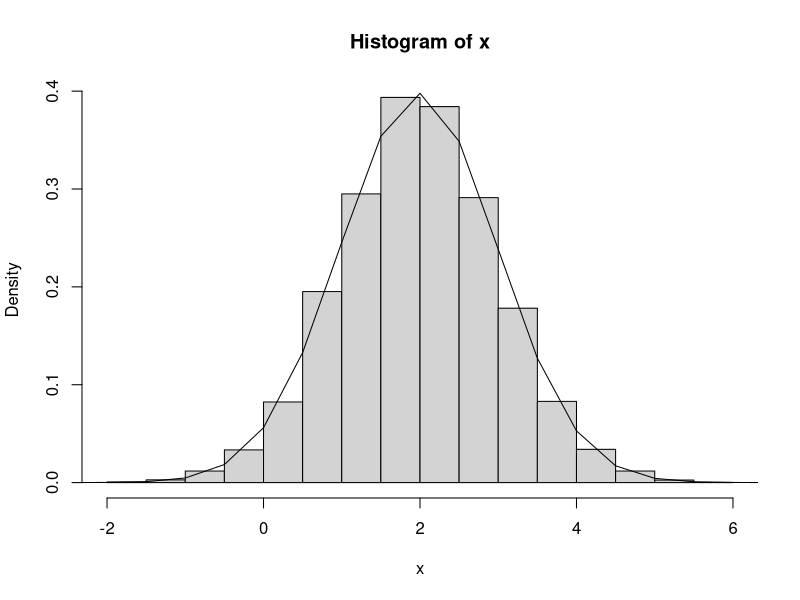
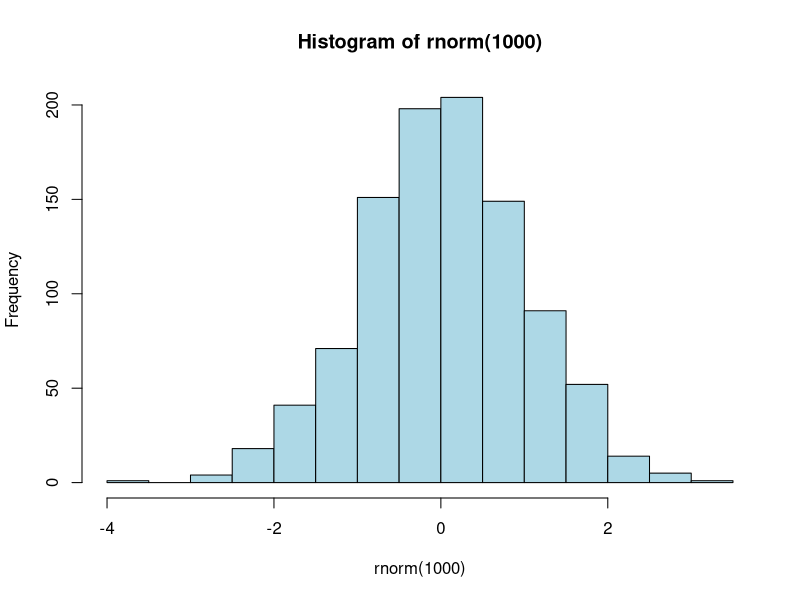
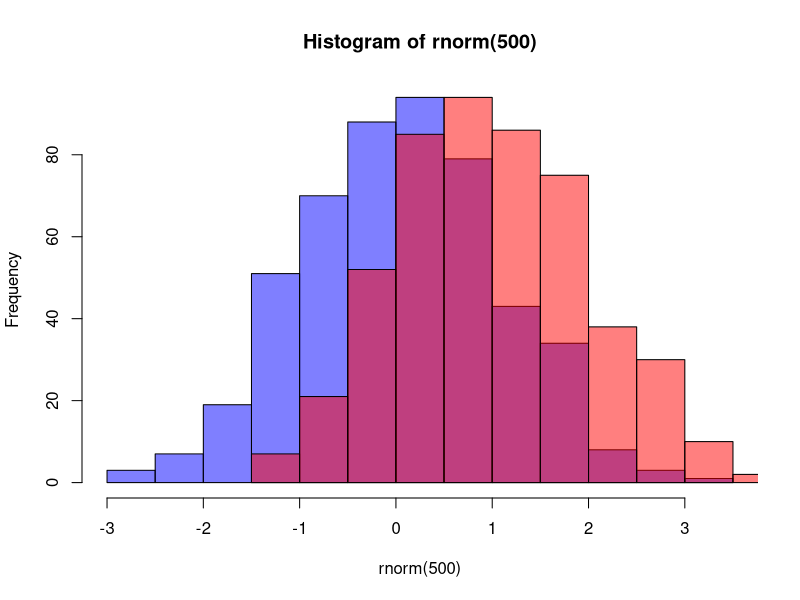
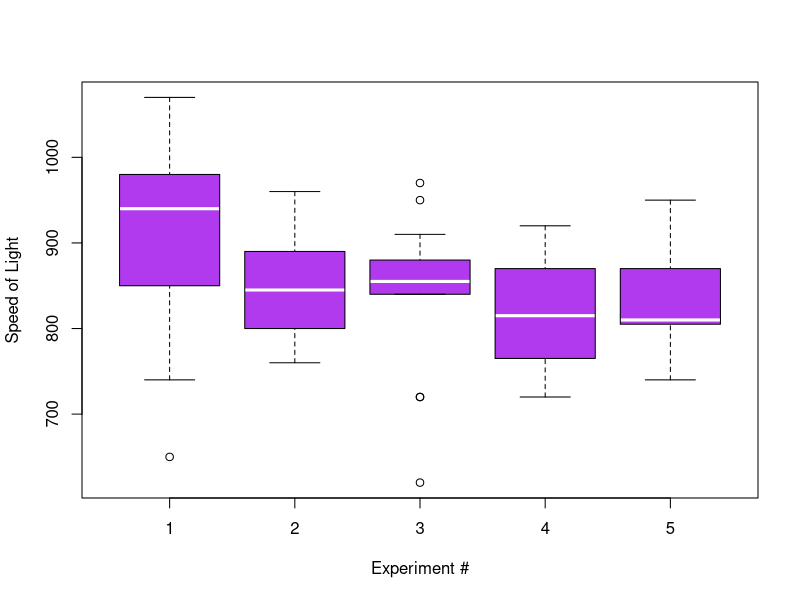
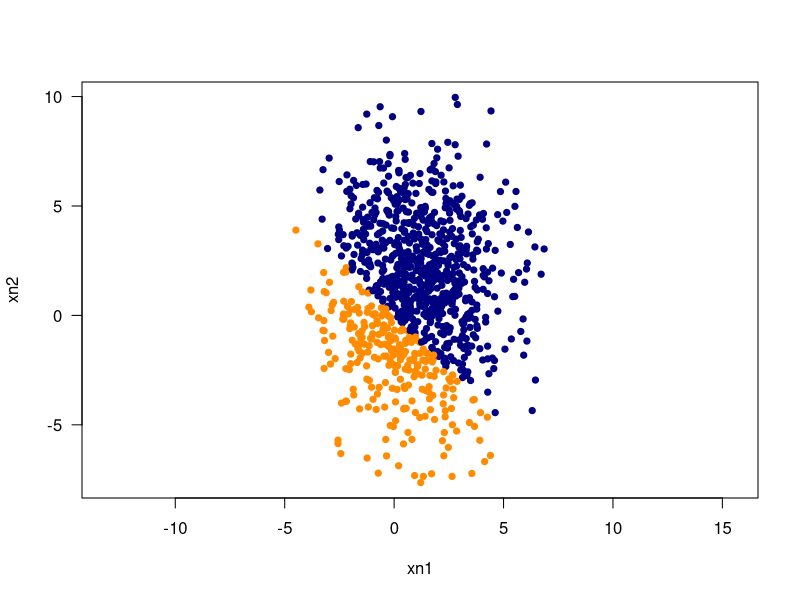
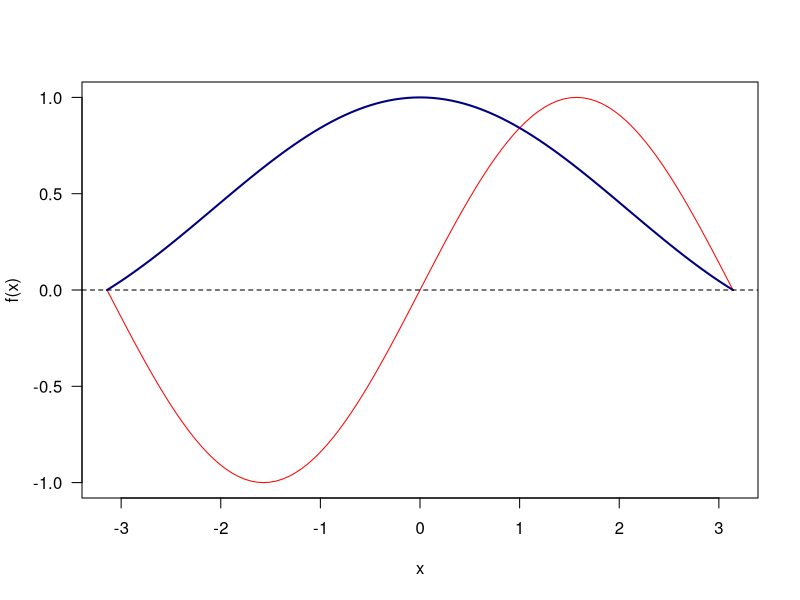
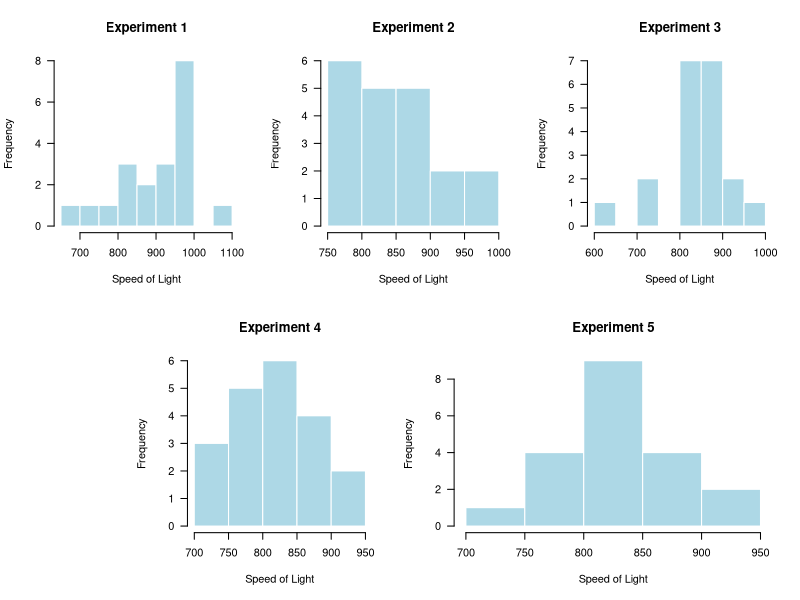

The R source for these figures, in order:
## ---- chunk 1
#| label: setup
#| include: false
x <- rnorm(10000, mean=2,sd=1) # Array of random numbers
MU <- mean(x)
SD <- sd(x)
X <- seq(from =-8, to=8,by= 0.5 )
Y <- dnorm(X,mean=MU, sd=SD)
hist(x, freq=FALSE)
lines(X,Y) 
## ---- chunk 2
?plot
## ---- chunk 3
example(hist)
## ---- chunk 4
u <- sqrt(2); u*u ==2
u*u-2
all.equal(u*u,2)
identical(u*u,2)
## ---- chunk 5
x <- 45; y<- 50
if (x<y){
    
}
## ---- chunk 6
# assignment operator
x <- 5
x

# numeric, integer, character
x <- 4.7; x
y <- 1L; typeof(y)
z <- "Test"; typeof(z)

# length and sequences
v <- 1:5; length(v); v
v2 <- seq(0, 1, by = 0.25); v2
## ---- chunk 7
# concatenation and named vectors
x <- c(3, 7, 9); class(x)
probe <- c(4,7,6,5,6,7); length(probe)
n <- c(a = 1, b = 2, c = 3)
names(n) <- c('a','b','c')
setNames(1:3, c('a','b','c'))

# logical indexing
x <- -5:5
l.positive <- x > 0
x[l.positive]
## ---- chunk 8
v1 <- c(-4.5, NaN, exp(Inf))
is.nan(v1); is.infinite(v1); is.na(v1)
## ---- chunk 9
colors <- factor(c('red','blue','red','green','blue'))
colors

size <- factor(c('small','medium','large','medium'), levels = c('small','medium','large'))
size

# ordered factor
grade <- ordered(c('high','low','medium','medium'), levels = c('low','medium','high'))
summary(grade)
## ---- chunk 10
counts <- c(25,12,7,4,6,2,1,0,2)
names(counts) <- 0:(length(counts)-1)
str(counts)
# remove names
names(counts) <- NULL

l1 <- list(index = 1:3, text = "one list element")
str(l1)
## ---- chunk 11
# create matrices
m1 <- matrix(1:12, nrow = 3); m1
m2 <- matrix(1:12, nrow = 3, byrow = TRUE); m2

# change dimensions
v1 <- 1:20; dim(v1) <- c(4,5); v1

# indexing and subsetting
(S <- matrix(1:9, nrow = 3))
S[c(1,3), ]
colnames(S) <- c('S1','S2','S3')
S[c(TRUE, FALSE, TRUE), c('S1','S3')]

# linear algebra
C <- matrix(c(1,2,4,2,1,1,3,1,2), nrow = 3)
Cinv <- solve(C); Cinv %*% C

# systems
(A <- matrix(c(3,1,4,2), nrow = 2))
(k <- matrix(c(12,8), nrow = 2))
(v <- solve(A,k))
## ---- chunk 12
ar <- array(1:24, dim = c(2,4,3))
# reshape
dim(ar) <- c(4,6)
## ---- chunk 13
# lists
l1 <- list(1:3, "one list element", matrix(1:4,2,2))
str(l1)

# data frames
df1 <- data.frame(x = 1:3, y = letters[1:3]); attributes(df1)

# data.frame with strings as factors (older behavior)
dc1 <- data.frame(exam1 = 1:3, exam2 = 4:6, channel = c('AL','MZ','AL'), stringsAsFactors = TRUE)
str(dc1)
## ---- chunk 14
# typing numbers interactively
# numbers <- scan() # run interactively to type numbers

# save and load
nbnumbers <- rnbinom(1000, size=1, mu=1.2)
write(nbnumbers, 'nbnumbers.txt', 1)

xmat <- matrix(rpois(100000, 0.75), nrow = 1000)
write.table(xmat, 'table.txt', col.names = FALSE, row.names = FALSE)

# read.table example (from file or web)
# data <- read.table('yield.txt', header = TRUE)
# iris_data <- read.csv('https://raw.githubusercontent.com/.../iris.csv', header=TRUE)
## ---- chunk 15
today <- Sys.Date(); today
yesterday <- as.Date('2026-03-09')
delta <- today - yesterday; delta
one_week <- as.difftime(1, units = 'weeks'); attributes(one_week)

t <- as.POSIXct('2026-03-10 14:30:00', tz = 'UTC'); t
next_tuesday <- Sys.time() + one_week
## ---- chunk 16
# if-else
x <- 35; y <- 45
if (x < y) {
  msg <- 'x is smaller'
} else {
  msg <- 'x is not smaller'
}
msg

# switch example
msg2 <- switch(as.character(sign(x - y)), '1' = 'x>y', '0' = 'x==y', '-1' = 'x<y')
msg2

# for loop
for(i in 1:3) print(i)

# while loop
i <- 1
while(i < 4) { print(i); i <- i + 1 }

# repeat/break (already shown above)
## ---- chunk 17
fsum <- function(x = 1, y = 2) { x + y }
fsum(3,4)

play <- function(a, b) { a * 10 }
play(2,3)

# apply examples
mat <- matrix(1:9, nrow = 3)
apply(mat, 1, sum) # row sums
lapply(list(1:3, 4:6), mean)
sapply(list(1:3, 4:6), mean)
## ---- chunk 18
# basic hist with bin control
hist(rnorm(1000), breaks = 20, col = 'lightblue')

# superimpose histograms
h1 <- hist(rnorm(500), plot = FALSE)
h2 <- hist(rnorm(500, mean = 1), plot = FALSE)
plot(h1, col = rgb(0,0,1,0.5))
plot(h2, col = rgb(1,0,0,0.5), add = TRUE)

# boxplot with formula
boxplot(Speed ~ Expt, data = morley, xlab = 'Experiment #', ylab = 'Speed of Light', col = 'darkorchid2', medcol = 'white')

# par settings
par(las = 1)

# scatter with color mapping
set.seed(34761542)
xn1 <- rnorm(1000,1,2); xn2 <- rnorm(1000,1,3)
xcontrol <- jitter(xn1 + xn2, 2)
plot(xn1, xn2, pch = 20, cex = 1.25, col = ifelse(xcontrol > 0, 'navy', 'darkorange'), asp = 1)

# lines, curve, abline
plot(0, 0, type = 'n', xlim = c(-pi, pi), ylim = c(-1,1), xlab = 'x', ylab = 'f(x)')
curve(sin(x), -pi, pi, col = 'red', add = TRUE)
curve(sin(x)/x, -pi, pi, col = 'navy', lwd = 2, add = TRUE)
abline(h = 0, lty = 2)

# multiple panels/layout
p_area <- matrix(c(1,1,2,2,3,3,0,4,4,5,5,5), nrow=2, ncol=6, byrow = TRUE)
layout(p_area)
for(i in 1:5){
  x <- morley$Speed[morley$Expt == i]
  hist(x, main = paste('Experiment', i), xlab = 'Speed of Light', col = 'lightblue', border = 'white')
}
# reset layout
layout(1)
## ---- chunk 19
library(tibble)
df <- tibble(x = 1:5, y = x^2, label = letters[1:5])
print(df)

#library(data.table)
#DT <- data.table(x = 1:5, g = c('A','A','B','B','B'))
#DT
## ---- chunk 20
# data.frame example already shows S3 behavior
class(df1)
attributes(df1)

# S3 example vectors
coord <- factor(c('Est','West','Est','North'))
class(coord)
